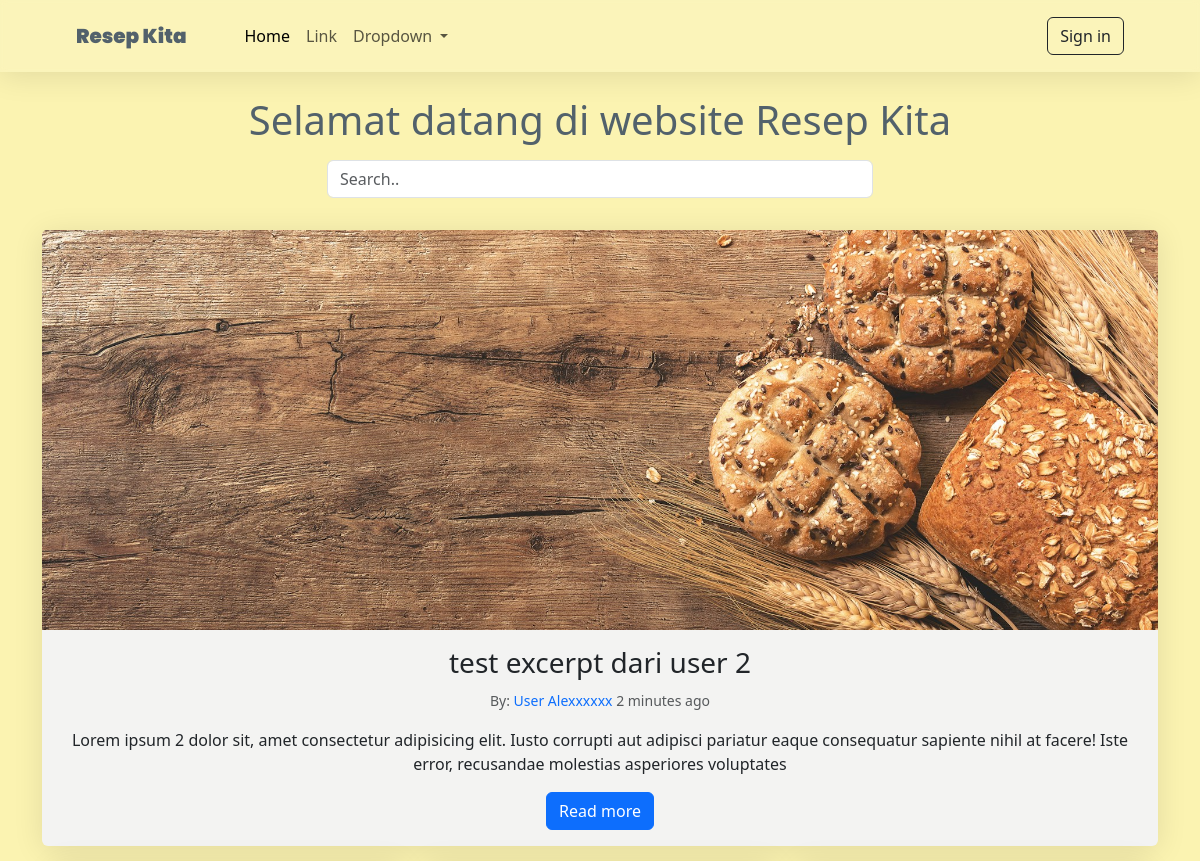
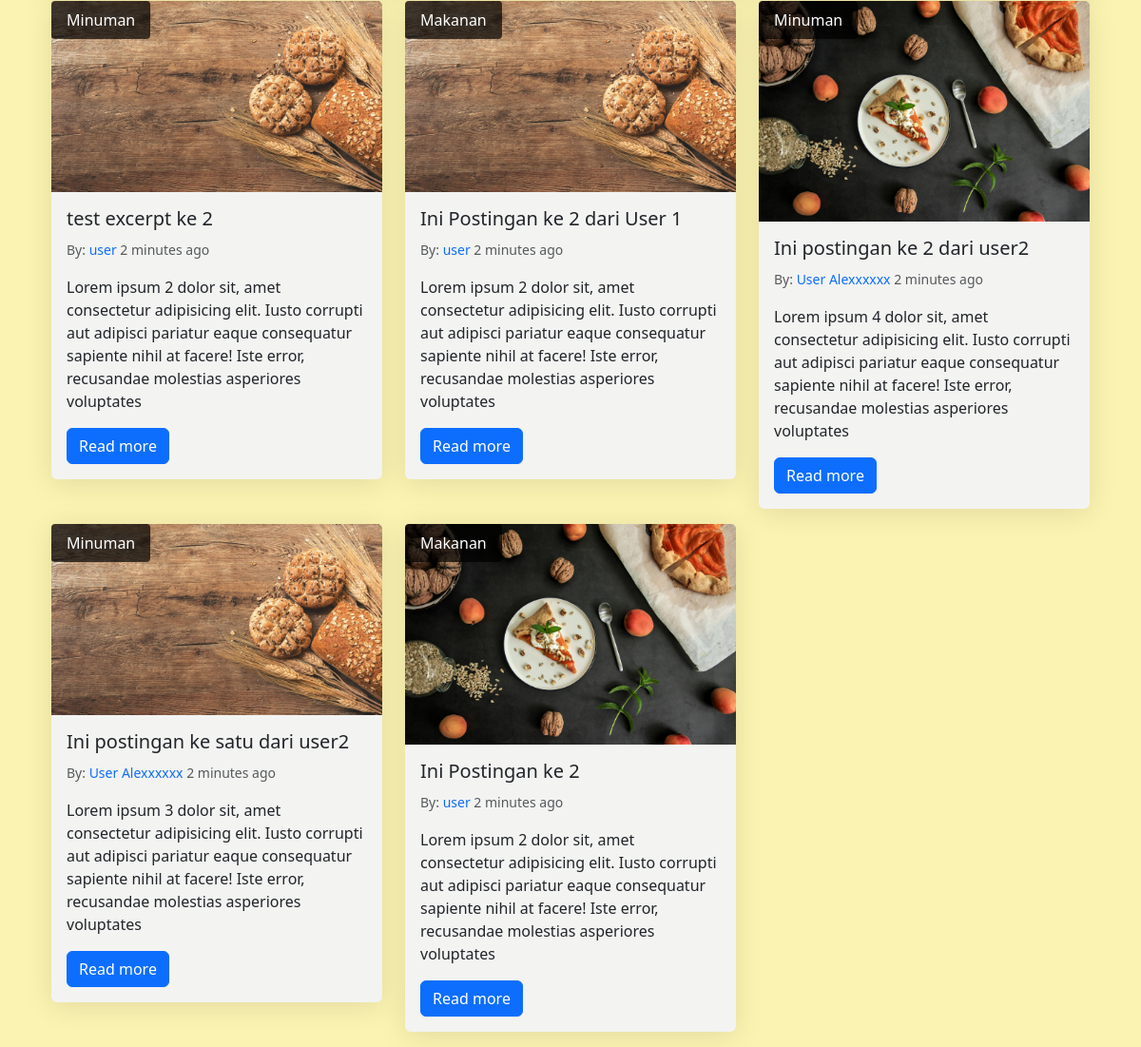
The page / on the database its author committed (2 pictures, top to bottom).
### tables this page shows
CREATE TABLE `posts` (
  `id_post` int NOT NULL,
  `id_category` int DEFAULT NULL,
  `id_user` int DEFAULT NULL,
  `title` varchar(255) NOT NULL,
  `image` varchar(255) DEFAULT NULL,
  `excerpt` text,
  `body` text,
  `created_at` timestamp NULL DEFAULT CURRENT_TIMESTAMP,
  `updated_at` timestamp NULL DEFAULT CURRENT_TIMESTAMP ON UPDATE CURRENT_TIMESTAMP
);

CREATE TABLE `users` (
  `id_user` int NOT NULL,
  `name_user` varchar(255) NOT NULL,
  `username` varchar(255) NOT NULL,
  `email` varchar(255) NOT NULL,
  `password` varchar(255) NOT NULL,
  `role` varchar(10) DEFAULT 'user'
);

CREATE TABLE `categories` (
  `id_category` int NOT NULL,
  `name_category` varchar(255) NOT NULL
);

### i-controller.php (called while the page is built, shortened)
<?php
function query($sql) {
    $conn = open_connection();
    $result = mysqli_query($conn, $sql) or die(mysqli_error($conn));
    $rows = [];
    while ($row = mysqli_fetch_assoc($result)) {
        $rows[] = $row;
    }
    return $rows;
}
?>

### index.php (the view, shortened to what this page needs)
<?php
require 'i-controller.php';
$post = query("SELECT posts.*, categories.name_category, users.name_user
              FROM posts
              JOIN categories ON posts.id_category = categories.id_category
              JOIN users ON posts.id_user = users.id_user
              ORDER BY created_at DESC");
$first_post = array_shift($post);
?>
<!doctype html>
<html lang="en">
<head>
  <link href="https://cdn.jsdelivr.net/npm/bootstrap@5.3.3/dist/css/bootstrap.min.css" rel="stylesheet">
  <link rel="stylesheet" href="resources/css/style.css">
</head>
<body>
  <?php
  include 'navbar.php';
  ?>
  <div class="container mt-4">
    <h1 class="mb-3 text-center">Selamat datang di website Resep Kita</h1>
    <div class="row justify-content-center mb-3">
      <div class="col-md-6">
        <form action="/posts">
          <input type="text" class="form-control mb-3" placeholder="Search.." name="search" value="">
        </form>
      </div>
    </div>
    <div class="card mb-3">
      <div class="img-container">
        <?php if (!empty($first_post['image'])) : ?>
          <img src="assets/img/<?= $first_post['image'] ?>" class="card-img-top" alt="#">
        <?php else : ?>
          <img src="https://source.unsplash.com/1200x400?food" class="card-img-top" alt="#">
        <?php endif; ?>
      </div>
      <div class="card-body text-center">
        <h3 class="card-title"><a href="#" class="text-decoration-none text-dark"><?= $first_post['title'] ?></a></h3>
        <p>
          <small class="text-muted">
            By: <a href="#" class="text-decoration-none"><?= $first_post['name_user'] ?></a>
            2 minutes ago
          </small>
        </p>
        <p class="card-text"><?= $first_post['excerpt'] ?></p>
        <a href='i-post-show.php?id_post=<?= $first_post['id_post']; ?>' class="text-decoration-none btn btn-primary">Read more</a>
        </div>
    </div>
    <div class="container">
      <div class="row">
        <?php foreach ($post as $pst) : ?>
          <div class="col-md-4 mb-3">
            <div class="card">
              <div class="position-absolute px-3 py-2 rounded-1" style="background-color: rgba(0, 0, 0, 0.7)">
                <a href="#" class="text-white text-decoration-none"><?= $pst['name_category'] ?></a>
              </div>
              <?php if (!empty($pst['image'])) : ?>
                <img src="assets/img/<?= $pst['image'] ?>" class="card-img-top" alt="#">
              <?php else : ?>
                <img src="https://source.unsplash.com/500x400?food" class="card-img-top" alt="#">
              <?php endif; ?>
              <div class="card-body">
                <h5 class="card-title"><?= $pst['title'] ?></h5>
                <p>
                  <small class="text-muted">
                    By: <a href="#" class="text-decoration-none"><?= $pst['name_user'] ?></a>
                    2 minutes ago
                  </small>
                </p>
                <p class="card-text"><?= $pst['excerpt'] ?></p>
                <a href='i-post-show.php?id_post=<?= $pst['id_post']; ?>' class="text-decoration-none btn btn-primary">Read more</a>              </div>
            </div>
          </div>
        <?php endforeach; ?>
      </div>
    </div>
  </div>
</body>
</html>

### navbar.php (shortened to what this page needs)
<nav class="navbar navbar-expand-lg p-3" style="background:rgba(255, 255, 255, 0.12); box-shadow: 0 4px 30px rgba(0, 0, 0, 0.1);
backdrop-filter: blur(3.1px);">
    <div class="container-fluid mx-lg-5 mx-md-3 mx-sm-3">
        <a class="navbar-brand" style="font-family: Poppins , sans-serif; font-weight: 900; margin-right:50px;" href="#">Resep Kita</a>
        <div class="collapse navbar-collapse" id="navbarSupportedContent">
            <ul class="navbar-nav me-auto mb-4 mb-lg-0">
                <li class="nav-item">
                    <a class="nav-link active" aria-current="page" href="index.php">Home</a>
                </li>
                <li class="nav-item">
                    <a class="nav-link" href="#">Link</a>
                </li>
                <li class="nav-item dropdown">
                    <a class="nav-link dropdown-toggle" href="#" role="button" data-bs-toggle="dropdown" aria-expanded="false">
                        Dropdown
                    </a>
                </li>
            </ul>
            <form class="d-flex ">
                <a class="btn btn-outline-dark" href="login.php">Sign in</a>
            </form>
        </div>
    </div>
</nav>

### assets/css/style.css (style rules this page uses)
body { color: #52616B; background-color: #fbf3b1; }
.navbar-brand { color: #52616B; transition: color 0.3s ease; }
.card { background-color: #f3f3f2; border: none; box-shadow: 0 4px 30px rgba(0, 0, 0, 0.1); }

### index.php (style rules this page uses)
.img-container { height: 400px; overflow: hidden; }
.img-container img { width: 100%; height: 100%; object-fit: cover; }

### rows shown on the page
posts: image (picture), title "test excerpt dari user 2", excerpt "Lorem ipsum 2 dolor sit, amet consectetur adipisicing elit. Iusto corrupti aut adipisci pariatur eaque consequatur sapiente nihil at facere! Iste error, recusandae molestias asperiores voluptates"
users: name_user "User Alexxxxxx"
posts: id_category.name_category "Minuman", image (picture), title "test excerpt ke 2", id_user.name_user "user", excerpt "Lorem ipsum 2 dolor sit, amet consectetur adipisicing elit. Iusto corrupti aut adipisci pariatur eaque consequatur sapiente nihil at facere! Iste error, recusandae molestias asperiores voluptates"
posts: id_category.name_category "Makanan", image (picture), title "Ini Postingan ke 2 dari User 1", id_user.name_user "user", excerpt "Lorem ipsum 2 dolor sit, amet consectetur adipisicing elit. Iusto corrupti aut adipisci pariatur eaque consequatur sapiente nihil at facere! Iste error, recusandae molestias asperiores voluptates"
posts: id_category.name_category "Minuman", image (picture), title "Ini postingan ke 2 dari user2", id_user.name_user "User Alexxxxxx", excerpt "Lorem ipsum 4 dolor sit, amet consectetur adipisicing elit. Iusto corrupti aut adipisci pariatur eaque consequatur sapiente nihil at facere! Iste error, recusandae molestias asperiores voluptates"
posts: id_category.name_category "Minuman", image (picture), title "Ini postingan ke satu dari user2", id_user.name_user "User Alexxxxxx", excerpt "Lorem ipsum 3 dolor sit, amet consectetur adipisicing elit. Iusto corrupti aut adipisci pariatur eaque consequatur sapiente nihil at facere! Iste error, recusandae molestias asperiores voluptates"
posts: id_category.name_category "Makanan", image (picture), title "Ini Postingan ke 2", id_user.name_user "user", excerpt "Lorem ipsum 2 dolor sit, amet consectetur adipisicing elit. Iusto corrupti aut adipisci pariatur eaque consequatur sapiente nihil at facere! Iste error, recusandae molestias asperiores voluptates"
